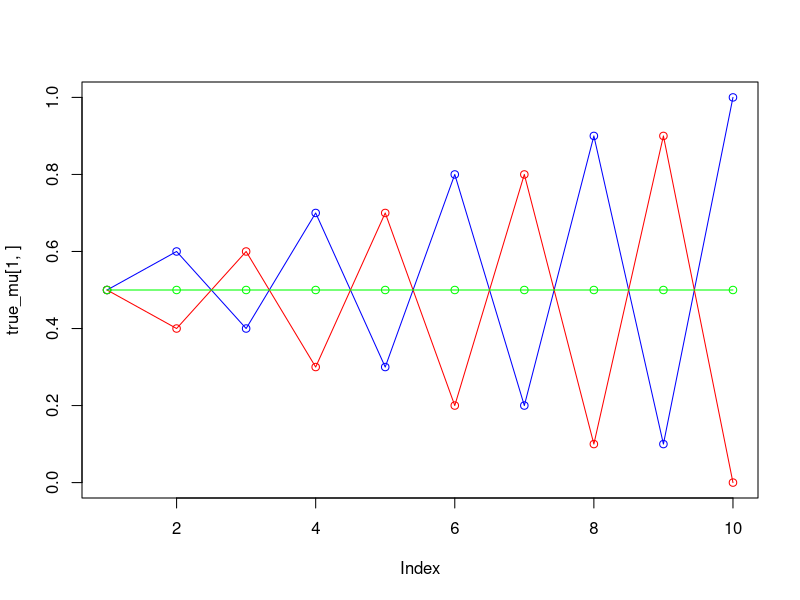
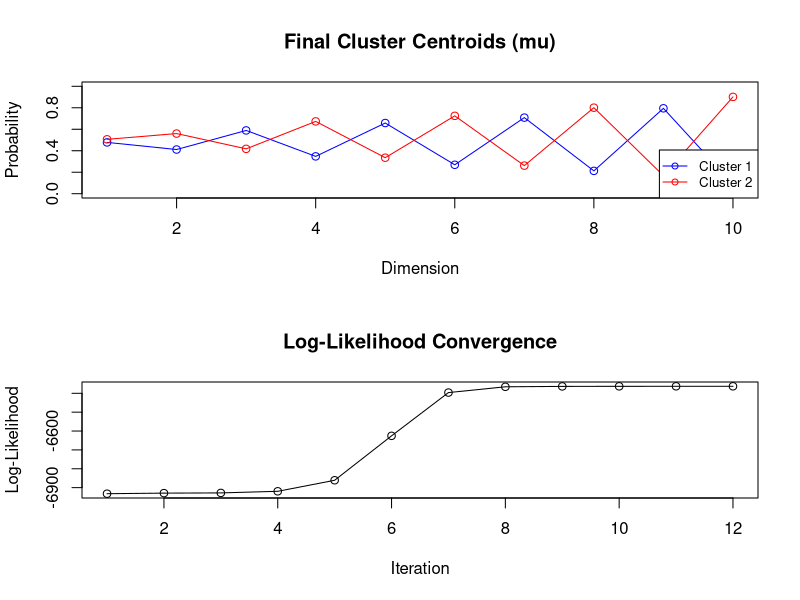
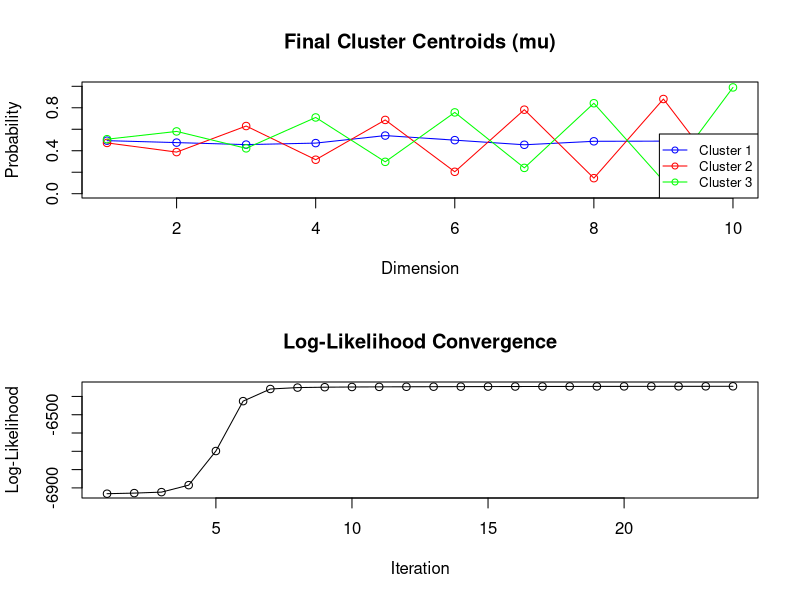
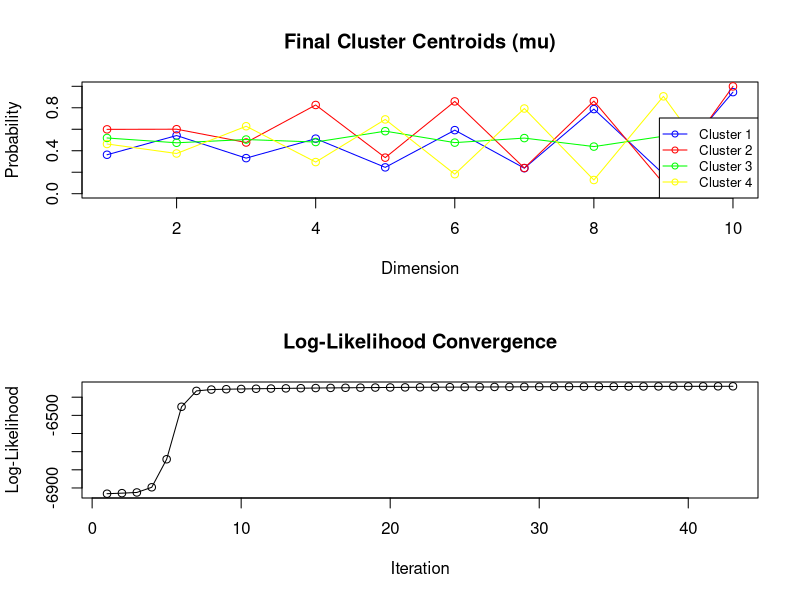
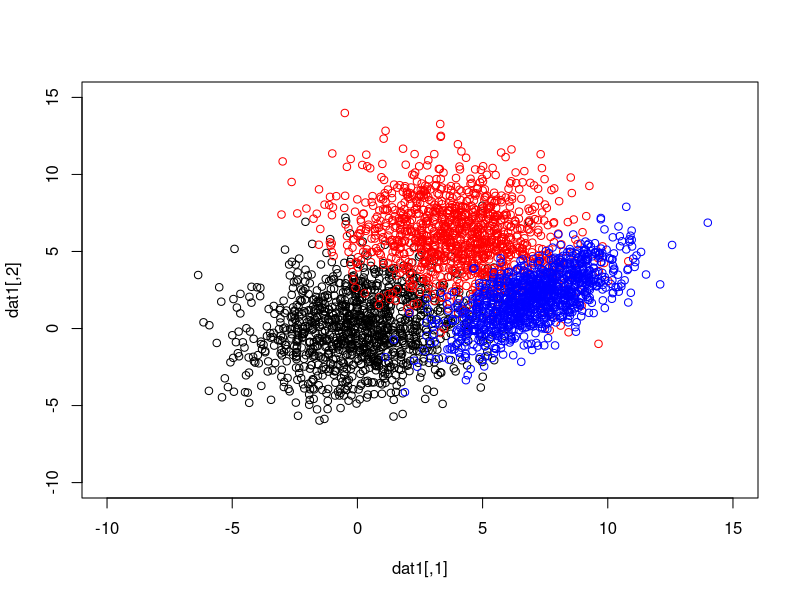

Write R code to recreate these figures, in order.
## ---- chunk 1
knitr::opts_chunk$set(echo = FALSE)
## ---- chunk 2
library(randomForest)
library(dplyr)
library(mvtnorm)
## ---- chunk 3

#######################
#
# TASK 1 CODE
#
#######################


# Simulating missclassification error against the same Y-labels for 1, 10 and 100 trees. 
# Computing the spread and location of the missclassification error for 1000 simulations.
random_forest_sim <- function(NS = 25, condition = function(x1, x2){
  x1 < x2
  
}) {
  
  # ------------------------
  
  set.seed(1234)
  x1<-runif(1000)
  x2<-runif(1000)
  tedata<-cbind(x1,x2)
  y<-as.numeric(condition(x1, x2))
  telabels<-as.factor(y)
  
  
  
  # ------------------------
  
  
  ntree <- c(1, 10, 100)
  n <- 1000
  
  miss_df <- matrix(0, 3, length(ntree)) %>%  as.data.frame()
  rownames(miss_df) <- c("mu", "var", "sd")
  colnames(miss_df) <- ntree
  
  
  for (nt in ntree) {
    missrate <- rep(1, n)
    for (i in 1:n) {
      
      x1<-runif(100)
      x2<-runif(100)
      trdata<-cbind(x1,x2)
      y<-as.numeric(condition(x1, x2))
      trlabels<-as.factor(y)
      
      model <- randomForest(x = trdata, y = trlabels, ntree = nt, keep.forest = TRUE, 
                            nodesize = NS)
      
      y_hat <- predict(model, tedata)
      missrate[i] <-  mean(y_hat != telabels)
      
    }
    
    miss_df[1, which(nt == ntree)] <- mean(missrate)
    miss_df[2, which(nt == ntree)] <- var(missrate)
    miss_df[3, which(nt == ntree)] <- sd(missrate)
  }
  
  return(miss_df)
}

## ---- chunk 4


# x1 < x2
rf1 <- random_forest_sim(NS = 25)

rf1 %>% round(4)

## ---- chunk 5

# x1 < 0.5
rf2 <- random_forest_sim(condition = function(x1, x2){
  x1 < 0.5
})

rf2 %>% round(4)


## ---- chunk 6
# divide the domain into 4 equal squares, top right and bottom left is 1, otherwise 0.
rf3 <- random_forest_sim(NS = 12, condition = function(x1, x2){
  (x1<0.5 & x2<0.5) | (x1>0.5 & x2>0.5)
})

rf3 %>% round(4)


## ---- chunk 7


print("with the others nodesize")
rf1 <- random_forest_sim(NS = 12)
rf1 %>% round(4)
rf3 <- random_forest_sim(NS = 12, condition = function(x1, x2){
  (x1<0.5 & x2<0.5) | (x1>0.5 & x2>0.5)
})
rf3 %>% round(4)


## ---- chunk 8

#######################
#
# TASK 2 CODE
#
#######################

# --- Data Generation ---
seed_value <- 1234567890
set.seed(seed_value)
n=1000 
D=10 
x <- matrix(nrow=n, ncol=D)
true_pi=c(1/3, 1/3, 1/3)
true_mu <- matrix(nrow=3, ncol=D)
true_mu[1,]=c(0.5,0.6,0.4,0.7,0.3,0.8,0.2,0.9,0.1,1)
true_mu[2,]=c(0.5,0.4,0.6,0.3,0.7,0.2,0.8,0.1,0.9,0)
true_mu[3,]=c(0.5,0.5,0.5,0.5,0.5,0.5,0.5,0.5,0.5,0.5)
plot(true_mu[1,], type="o", col="blue", ylim=c(0,1))
points(true_mu[2,], type="o", col="red")
points(true_mu[3,], type="o", col="green")
## ---- chunk 9

# Generate the training data
for(i in 1:n) {
  # Sample a cluster for the data point
  m <- sample(1:3, 1, prob = true_pi)
  # Generate the data point from the chosen cluster's distribution
  for(d in 1:D) {
    x[i,d] <- rbinom(1, 1, true_mu[m,d])
  }
}

## ---- chunk 10
em_algo <- function(M, x, seed=NULL) {
  n <- nrow(x)
  D <- ncol(x)
  max_it <- 100
  min_change <- 0.1
  w <- matrix(nrow=n, ncol=M) # weights
  pi <- vector(length = M) # mixing coefficients
  mu <- matrix(nrow=M, ncol=D) # conditional distributions
  llik <- vector(length = max_it) # log likelihood of the EM iterations
  
  # If a seed is provided, set it. This makes the run reproducible.
  # Important as the algorithm appears to be very sensitive to     initialization
  if (!is.null(seed)) {
    set.seed(seed)
  }
  # Random initialization of the parameters
  pi <- runif(M,0.49,0.51)
  pi <- pi / sum(pi)
  for(m in 1:M) {
    mu[m,] <- runif(D,0.49,0.51)
  }
  colors = c("blue", "red", "green", "yellow")
  for(it in 1:max_it) {
    # E-step: Computation of the weights
    for (i in 1:n) {
      # Calculate the probability of each data point belonging to each cluster
      for (m in 1:M) {
        # The term prod(mu[m,]^x[i,] * (1-mu[m,])^(1-x[i,])) calculates the probability
        # of observing the data point x[i,] given it was generated by cluster m.
        # This is multiplied by the mixing coefficient pi[m].
        w[i, m] <- pi[m] * prod(mu[m,]^x[i,] * (1 - mu[m,])^(1 - x[i,]))
      }
      # Normalize the weights for each data point so that they sum to 1.
      # This gives the posterior probability of cluster membership.
      w[i,] <- w[i,] / sum(w[i,])
    }
    #Log likelihood computation.
    llik[it] <- 0
    for (i in 1:n) {
      log_sum <- 0
      for (m in 1:M) {
        # The probability of a data point is the sum of the probabilities of that
        # data point being generated by each cluster, weighted by the mixing coefficients.
        log_sum <- log_sum + pi[m] * prod(mu[m,]^x[i,] * (1 - mu[m,])^(1 - x[i,]))
      }
      # We take the log of this sum and add it to the total log-likelihood.
      llik[it] <- llik[it] + log(log_sum)
    }
    flush.console()
    # Stop if the lok likelihood has not changed significantly
    if (it > 1) {
      if (abs(llik[it] - llik[it - 1]) < min_change) {
        break
      }
    }
    #M-step: ML parameter estimation from the data and weights
    # Re-estimate the mixing coefficients.
    for (m in 1:M) {
      # The new mixing coefficient for a cluster is the average of the weights
      # of that cluster over all data points.
      pi[m] <- sum(w[, m]) / n
    }
    # Re-estimate the conditional distributions (mu).
    for (m in 1:M) {
      # The new mean for a cluster is the weighted average of the data points,
      # where the weights are the posterior probabilities of cluster membership.
      mu[m,] <- colSums(x * w[, m]) / sum(w[, m])
    }
  }
  results <- list(
    pi = pi,                 # Final mixing coefficients
    mu = mu,                 # Final conditional probabilities (centroids)
    llik = llik[1:it]      # Log-likelihood values for iterations that were run
  )
  
  return(results)
}


plotting <- function(pi, mu, llik) {
  colors <- c("blue", "red", "green", "yellow")
  par(mfrow = c(2, 1))
  plot(mu[1,], type="o", col="blue", ylim=c(0,1),
       main = "Final Cluster Centroids (mu)",
       xlab = "Dimension",
       ylab = "Probability")


  for (j in 2:nrow(mu)) {
    points(mu[j,], type="o", col=colors[j])
  }
  legend("bottomright", legend = paste("Cluster", 1:M), col = colors, lty = 1, pch = 1, cex=0.8)
  
  plot(llik[1:length(llik)], type="o",
       main = "Log-Likelihood Convergence",
       xlab = "Iteration",
       ylab = "Log-Likelihood")
  par(mfrow = c(1, 1))

}

run_and_plot <- function(M, x, seed_value) {
  results <- em_algo(M, x, seed_value)
  pi <- results$pi
  mu <- results$mu
  llik <- results$llik
  print(paste("Number of clusters: ", M))
  print(paste("Log likelihood: ", llik[length(llik)]))
  print(paste("pi: ", paste(pi, collapse=", ")))
  plotting(pi, mu, llik)
  return(results)
}

all_models <- list()
## ---- chunk 11
M=2 # number of clusters
all_models[[as.character(M)]] <- run_and_plot(M, x, seed_value)
## ---- chunk 12
M=3 # number of clusters
all_models[[as.character(M)]] <- run_and_plot(M, x, seed_value)
## ---- chunk 13
M=4 # number of clusters
all_models[[as.character(M)]] <- run_and_plot(M, x, seed_value)
## ---- chunk 14
results_table <- data.frame(
  M = integer(),
  LogLikelihood = double(),
  NumParams = integer(),
  AIC = double(),
  BIC = double()
)

for (M in 2:4) {
  model <- all_models[[as.character(M)]]
  
  logL <- tail(model$llik, 1)
  k <- (M - 1) + (M * D)
  
  aic <- 2 * k - 2 * logL
  bic <- k * log(n) - 2 * logL
  
  results_table <- rbind(results_table, data.frame(
    M = M,
    LogLikelihood = logL,
    NumParams = k,
    AIC = aic,
    BIC = bic
  ))
}

knitr::kable(results_table, digits = 2, caption = "Model Selection Results")
## ---- chunk 15
#######################
#
# TASK 3 CODE
#
#######################



### DATA

set.seed(123)
N=300  # training
M=3000 # test
D=2    # dimensions

tr <- matrix(nrow=N, ncol=D+1)
te <- matrix(nrow=M, ncol=D+1)

B <- 10                 # bootstraps for bagging
pte <- matrix(nrow=M,ncol=B)  # store predictions from each model

mu1<-c(0,0)
Sigma1 <- matrix(c(5,1,1,5),D,D)
dat1<-rmvnorm(n = 1100, mu1, Sigma1)

mu2<-c(4,6)
Sigma2 <- matrix(c(5,-1,-1,5),D,D)
dat2<-rmvnorm(n = 1100, mu2, Sigma2)

mu3<-c(7,2)
Sigma3 <- matrix(c(3,2,2,3),D,D)
dat3<-rmvnorm(n = 1100, mu3, Sigma3)

# Plots the points
plot(dat1,xlim=c(-10,15),ylim=c(-10,15))
points(dat2,col="red")
points(dat3,col="blue")

# Training
tr[1:100,]   <- cbind(dat1[1:100,], 1)
tr[101:200,] <- cbind(dat2[1:100,], 2)
tr[201:300,] <- cbind(dat3[1:100,], 3)

# Test
te[1:1000,]    <- cbind(dat1[101:1100,], 1)
te[1001:2000,] <- cbind(dat2[101:1100,], 2)
te[2001:3000,] <- cbind(dat3[101:1100,], 3)

K = 3  # number of classes

### TRAIN GMM (Task 1)

train_gmm <- function(data) {
  x <- data[,1:D]
  y <- data[,D+1]
  
  pi <- numeric(K)
  mu <- matrix(0, nrow=K, ncol=D)
  Sigma <- array(0, dim=c(D,D,K))
  
  for(m in 1:K){
    xm <- x[y==m,,drop=FALSE]
    nm <- nrow(xm)
    
    pi[m] <- nm / nrow(data)                # pi_m
    mu[m,] <- colMeans(xm)                  # mu_m
    Sigma[,,m] <- cov(xm) * (nm-1)/nm       # sigma_m (ML estimate)
  }
  
  return(list(pi=pi, mu=mu, Sigma=Sigma))
}


### QDA Prediction using GMM

predict_qda <- function(model, X) {
  pi <- model$pi
  mu <- model$mu
  Sigma <- model$Sigma
  
  M_test <- nrow(X)
  scores <- matrix(0, nrow=M_test, ncol=K)
  
  for(m in 1:K){
    scores[,m] <- log(pi[m]) + 
      dmvnorm(X, mean=mu[m,], sigma=Sigma[,,m], log=TRUE)
  }
  
  pred <- max.col(scores)    # argmax
  return(pred)
}


### ------ TASK 1: SINGLE MODEL ------

model1 <- train_gmm(tr)
pred1 <- predict_qda(model1, te[,1:D])

true_labels <- te[,D+1]
error1 <- mean(pred1 != true_labels)

cat("Task 1: Test Error (Single GMM/QDA Model) =", error1, "\n")


### ------ TASK 2: BAGGING ------


### Utility: majority vote

getmode <- function(v) {
  uniqv <- unique(v)
  uniqv[which.max(tabulate(match(v, uniqv)))]
}

for(b in 1:B){
  
  # Bootstrap training sample
  idx <- sample(1:N, N, replace=TRUE)
  boot_data <- tr[idx,]
  
  # Train model on bootstrap
  model_b <- train_gmm(boot_data)
  
  # Predict test
  pte[,b] <- predict_qda(model_b, te[,1:D])
}

# Majority vote for each test point
final_pred <- apply(pte, 1, getmode)

error_bag <- mean(final_pred != true_labels)

cat("Task 2: Test Error (Bagging with B =",B,") =", error_bag, "\n")
